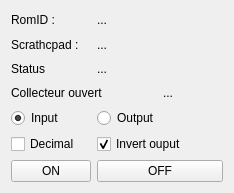
<?xml version="1.0" encoding="UTF-8"?>
<ui version="4.0">
 <class>ds2406ui</class>
 <widget class="QWidget" name="ds2406ui">
  <property name="geometry">
   <rect>
    <x>0</x>
    <y>0</y>
    <width>234</width>
    <height>193</height>
   </rect>
  </property>
  <property name="windowTitle">
   <string>Add Icons</string>
  </property>
  <layout class="QGridLayout" name="gridLayout">
   <item row="0" column="0">
    <widget class="QLabel" name="labelRomID">
     <property name="text">
      <string>RomID : </string>
     </property>
    </widget>
   </item>
   <item row="1" column="0">
    <widget class="QLabel" name="label_scratchpad_2">
     <property name="text">
      <string>Scrathcpad : </string>
     </property>
    </widget>
   </item>
   <item row="2" column="0">
    <widget class="QLabel" name="label_scratchpad_3">
     <property name="text">
      <string>Status</string>
     </property>
    </widget>
   </item>
   <item row="3" column="0" colspan="2">
    <widget class="QLabel" name="label_scratchpad_4">
     <property name="text">
      <string>Collecteur ouvert</string>
     </property>
    </widget>
   </item>
   <item row="3" column="2">
    <widget class="QLabel" name="Collecteur">
     <property name="text">
      <string>...</string>
     </property>
    </widget>
   </item>
   <item row="4" column="0">
    <widget class="QRadioButton" name="radioButtonInput">
     <property name="text">
      <string>Input</string>
     </property>
     <property name="checked">
      <bool>true</bool>
     </property>
    </widget>
   </item>
   <item row="4" column="1" colspan="2">
    <widget class="QRadioButton" name="radioButtonOutput">
     <property name="text">
      <string>Output</string>
     </property>
    </widget>
   </item>
   <item row="5" column="0">
    <widget class="QCheckBox" name="operateDecimal">
     <property name="text">
      <string>Decimal</string>
     </property>
    </widget>
   </item>
   <item row="5" column="1" colspan="2">
    <widget class="QCheckBox" name="InvertOut">
     <property name="text">
      <string>Invert ouput</string>
     </property>
     <property name="checked">
      <bool>true</bool>
     </property>
    </widget>
   </item>
   <item row="6" column="0">
    <widget class="QPushButton" name="On">
     <property name="text">
      <string>ON</string>
     </property>
    </widget>
   </item>
   <item row="6" column="1" colspan="2">
    <widget class="QPushButton" name="Off">
     <property name="text">
      <string>OFF</string>
     </property>
    </widget>
   </item>
   <item row="2" column="1" colspan="2">
    <widget class="QLabel" name="Status">
     <property name="text">
      <string>...</string>
     </property>
    </widget>
   </item>
   <item row="1" column="1" colspan="2">
    <widget class="QLabel" name="scratchpad">
     <property name="text">
      <string>...</string>
     </property>
    </widget>
   </item>
   <item row="0" column="1" colspan="2">
    <widget class="QLabel" name="RomID">
     <property name="text">
      <string>...</string>
     </property>
    </widget>
   </item>
  </layout>
 </widget>
 <resources/>
 <connections/>
</ui>
